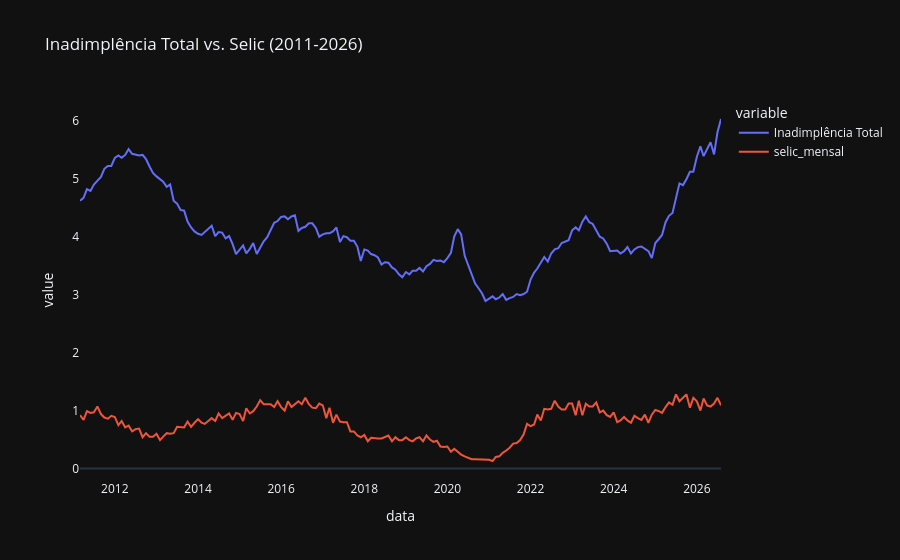

This figure's notebook cell:
### Code cell
fig = px.line(
    base_final,
    x="data",
    y=["Inadimplência Total","selic_mensal"],
    title="Inadimplência Total vs. Selic (2011-2026)",
    template="plotly_dark"

)

fig.update_xaxes(showgrid=False)
fig.update_yaxes(showgrid=False)

fig

### Figure 1 — Plotly figure (JSON) as saved in the notebook; plotly's stock layout.template omitted (floating-point values rounded to 4 significant figures; data arrays with more than 128 entries replaced by an {"elided": "..."} marker saying what was removed)
{"data": [{"hovertemplate": "variable=Inadimplência Total<br>data=%{x}<br>value=%{y}<extra></extra>", "legendgroup": "Inadimplência Total", "line": {"color": "#636efa", "dash": "solid"}, "marker": {"symbol": "circle"}, "mode": "lines", "name": "Inadimplência Total", "orientation": "v", "showlegend": true, "type": "scatter", "x": {"elided": "186 str values"}, "xaxis": "x", "y": {"elided": "186 float values"}, "yaxis": "y"}, {"hovertemplate": "variable=selic_mensal<br>data=%{x}<br>value=%{y}<extra></extra>", "legendgroup": "selic_mensal", "line": {"color": "#EF553B", "dash": "solid"}, "marker": {"symbol": "circle"}, "mode": "lines", "name": "selic_mensal", "orientation": "v", "showlegend": true, "type": "scatter", "x": {"elided": "186 str values"}, "xaxis": "x", "y": {"elided": "186 float values"}, "yaxis": "y"}], "layout": {"legend": {"title": {"text": "variable"}, "tracegroupgap": 0}, "title": {"text": "Inadimplência Total vs. Selic (2011-2026)"}, "xaxis": {"anchor": "y", "domain": [0, 1], "showgrid": false, "title": {"text": "data"}}, "yaxis": {"anchor": "x", "domain": [0, 1], "showgrid": false, "title": {"text": "value"}}}}
